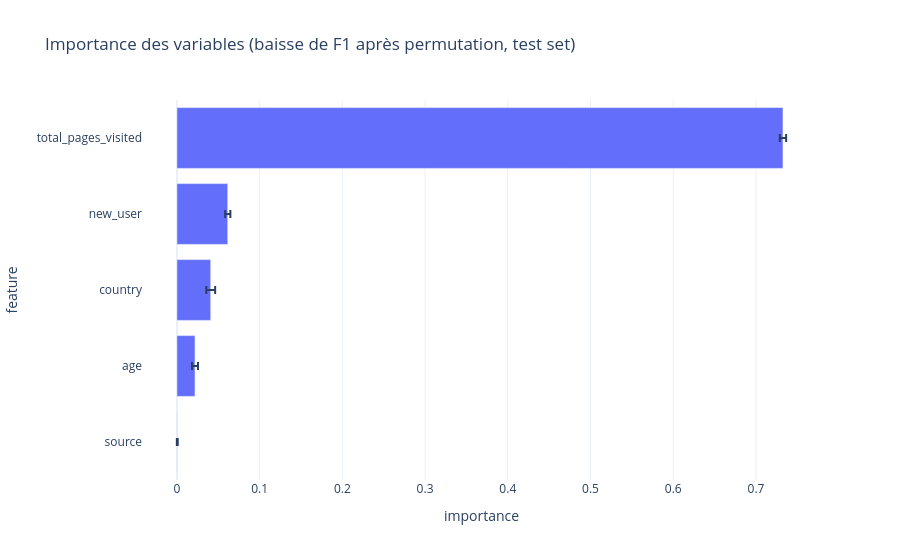

The cell this chart's notebook holds for it:
### Markdown cell above
# Partie 4 : Facteurs explicatifs

L'importance par permutation mesure la baisse de F1 lorsqu'on mélange au hasard une variable, les autres restant inchangées. Contrairement à l'importance par impureté du Random Forest, elle n'est pas biaisée vers les variables à forte cardinalité. Elle est calculée sur le test set, qui n'a pas servi à choisir le modèle.

### Code cell
def f1_avec_seuil(estimator, X_, y_):
    return f1_score(y_, (estimator.predict_proba(X_)[:, 1] >= seuil_final).astype(int))

perm = permutation_importance(modele_retenu, X_test, Y_test, scoring=f1_avec_seuil,
                              n_repeats=5, random_state=42)

imp_df = pd.DataFrame({
    'feature': features_list,
    'importance': perm.importances_mean,
    'std': perm.importances_std
}).sort_values('importance', ascending=False)

display(imp_df)

fig_imp = px.bar(imp_df, x='importance', y='feature', orientation='h', error_x='std',
                 title="Importance des variables (baisse de F1 après permutation, test set)")
fig_imp.update_layout(yaxis={'categoryorder': 'total ascending'})
fig_imp.show()

### Figure 1 — Plotly figure (JSON) as saved in the notebook; plotly's stock layout.template omitted (floating-point values rounded to 4 significant figures)
{"data": [{"error_x": {"array": [0.003836, 0.003155, 0.00536, 0.003577, 0.0005311]}, "hovertemplate": "importance=%{x}<br>feature=%{y}<extra></extra>", "legendgroup": "", "marker": {"color": "#636efa", "pattern": {"shape": ""}}, "name": "", "orientation": "h", "showlegend": false, "textposition": "auto", "type": "bar", "x": [0.7326, 0.0615, 0.0409, 0.02191, 0.0004862], "xaxis": "x", "y": ["total_pages_visited", "new_user", "country", "age", "source"], "yaxis": "y"}], "layout": {"barmode": "relative", "legend": {"tracegroupgap": 0}, "title": {"text": "Importance des variables (baisse de F1 après permutation, test set)"}, "xaxis": {"anchor": "y", "domain": [0, 1], "title": {"text": "importance"}}, "yaxis": {"anchor": "x", "categoryorder": "total ascending", "domain": [0, 1], "title": {"text": "feature"}}}}
